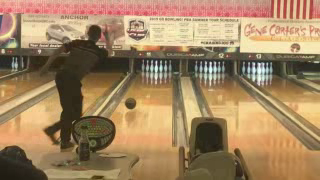
#> input picture frame 30 of lessons/lesson_02/optical_flow_lesson/data/bowling.mp4, 320 x 180 px
$ jupyter execute lesson.ipynb   (shell and % lines are left out)   (older library calls are emulated)
#> lines starting #> are read from the running program, lines starting #| are printed output that depends on the picture
# Разреженный оптический поток Lucas–Kanade

Разберём готовый PyrLK в OpenCV и простую собственную оценку для выбранных точек. Затем применим OpenCV к видео и проверим соответствия вперёд–назад.

[cell 1]
from pathlib import Path
import sys

# Работает при запуске из корня репозитория и из папки этого notebook.
PROJECT = Path("optical_flow_lesson")
if not PROJECT.is_dir():
    PROJECT = Path("lessons/lesson_02/optical_flow_lesson")
if not PROJECT.is_dir():
    PROJECT = Path(".")
sys.path.insert(0, str(PROJECT.resolve()))

import cv2
import numpy as np
import matplotlib.pyplot as plt

DATA = PROJECT / "data"  # Пути отсчитываются от папки notebook.
OUTPUTS = PROJECT / "outputs"

## Изображения и выбор точек

Создадим пару с известным переносом `(dx, dy)`. `goodFeaturesToTrack` выбирает углы: в их окрестностях яркость меняется по двум направлениям. На ровном участке или прямой границе обе компоненты движения определить труднее.

Координаты точек идут в порядке `(x, y)`, индексы изображения — `[y, x]`. OpenCV возвращает точки `float32` формы `(N, 1, 2)`.

[cell 2]
dx, dy = 4, 2  # Перенос вправо и вниз, px. Попробуйте также (12, 6).
rng = np.random.default_rng(7)
noise = rng.uniform(0, 255, (180, 240)).astype(np.float32)
previous = cv2.GaussianBlur(noise, (0, 0), 1.4)  # Размер ядра вычисляется из sigma=1.4.
previous = np.clip((previous - 128) * 3 + 128, 0, 255).astype(np.uint8)
current = cv2.warpAffine(
    previous,
    np.float32([[1, 0, dx], [0, 1, dy]]),  # Матрица переноса 2×3.
    (240, 180),                          # Размер выхода: ширина, высота.
    borderMode=cv2.BORDER_REFLECT_101,    # Дополняем открывшиеся края отражением.
)
mask = np.zeros_like(previous)
mask[24:-24, 24:-24] = 255  # Выбираем точки вдали от отражённых краёв.
points = cv2.goodFeaturesToTrack(
    previous,           # Серый кадр uint8.
    maxCorners=80,      # Верхняя граница числа точек.
    qualityLevel=0.02,  # Порог относительно качества сильнейшего угла.
    minDistance=8,      # Минимальное расстояние между точками, px.
    mask=mask,          # Ненулевые позиции разрешают выбор точки.
)
if points is None:
    raise ValueError("Не найдены характерные точки")
print("Точки:", points.shape, points.dtype)
figure, axes = plt.subplots(1, 2, figsize=(12, 4))
axes[0].imshow(previous, cmap="gray", vmin=0, vmax=255)
axes[0].scatter(points[:, 0, 0], points[:, 0, 1], s=12, c="yellow")
axes[0].set_title("Первый кадр и выбранные точки")
axes[1].imshow(current, cmap="gray", vmin=0, vmax=255)
axes[1].set_title("Второй кадр")
for axis in axes:
    axis.axis("off")
plt.tight_layout()
plt.show()
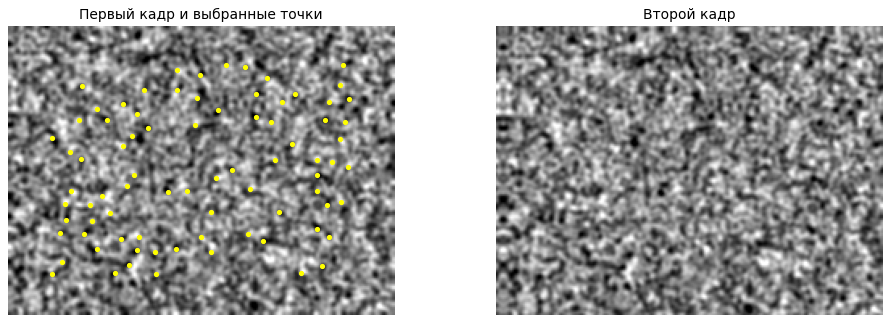
#> figure drawn by matplotlib, 2 panels

## PyrLK без пирамиды и с ней

`winSize` — размер локального окна, а не жёсткая граница смещения. Большое окно даёт больше информации, но может смешивать разные движения. `maxLevel=0` отключает пирамиду, `3` разрешает уровни 0…3; на маленьких изображениях OpenCV может построить меньше уровней.

`criteria` останавливает уточнение по любому включённому условию: достигнут предел итераций или поправка позиции стала меньше epsilon. Epsilon не гарантирует такую же точность ответа.

`status=1` означает принятие результата, а не доказанную правильность. При `flags=0` массив `error` измеряет разность яркостей окон; для отвергнутых точек он не определён. EPE ниже считается отдельно по известному переносу.

[cell 3]
figure, axes = plt.subplots(1, 2, figsize=(12, 4))
for axis, level in zip(axes, [0, 3]):
    next_points, status, error = cv2.calcOpticalFlowPyrLK(
        previous, current,  # Серые кадры одинакового размера и типа.
        points, None,       # Начальные координаты; выходной массив создаст OpenCV.
        winSize=(21, 21),   # Размер окна на каждом уровне.
        maxLevel=level,     # Максимальный индекс уровня, не число уровней.
        criteria=(
            cv2.TERM_CRITERIA_EPS | cv2.TERM_CRITERIA_COUNT,
            30,    # Не более 30 уточнений на уровне.
            0.01,  # Остановка при поправке меньше 0.01 px текущего уровня.
        ),
        flags=0,                # Без переданного начального приближения.
        minEigThreshold=1e-4,    # Порог информативности окна по двум направлениям.
    )
    valid = status.ravel() == 1
    start = points[valid, 0]
    end = next_points[valid, 0]
    movement = end - start  # Векторы (u, v), а не новые координаты.
    epe = np.linalg.norm(movement - [dx, dy], axis=1)
    print(f"L{level}: принято {valid.sum()}/{len(points)}")
    if valid.any():
        print("Медианный вектор:", np.median(movement, axis=0))
        print(f"Медиана EPE: {np.median(epe):.4f} px")
    axis.imshow(previous, cmap="gray", vmin=0, vmax=255)
    axis.scatter(start[:, 0], start[:, 1], s=10, c="yellow")
    # xy учитывает направление осей изображения; scale=1 сохраняет длины в px.
    axis.quiver(start[:, 0], start[:, 1], movement[:, 0], movement[:, 1],
                angles="xy", scale_units="xy", scale=1, color="lime")
    axis.set_title(f"OpenCV L{level}: {valid.sum()}/{len(points)}")
    axis.axis("off")
plt.tight_layout()
plt.show()
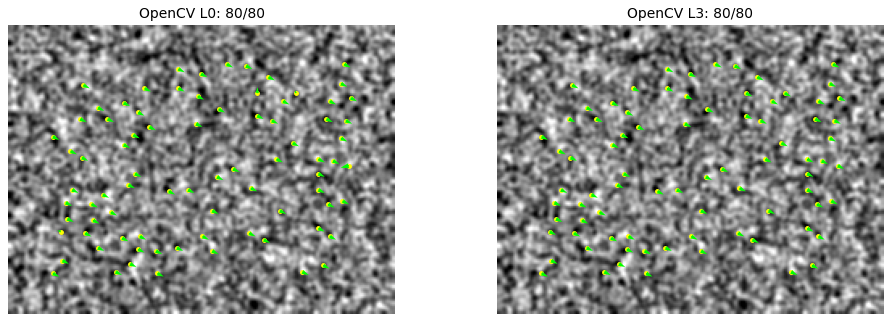
#> figure drawn by matplotlib, 2 panels

## Своя минимальная версия LK

Яркость примерно сохраняется: `Ix*u + Iy*v = -It`. Одна точка даёт одно уравнение, окно — много уравнений с двумя неизвестными. Собираем градиенты в матрицу `A` и решаем `(A.T @ A) movement = -A.T @ It`.

Ниже один шаг линеаризации около нулевого движения: без пирамиды и итеративного совмещения. Поэтому проверяем малый перенос `(0.5, 0.25)`. Маска `valid` проверяет информативность окна, но не гарантирует точность найденного смещения.

[cell 4]
def lucas_kanade(previous, current, points, window_size=21):
    """Один линейный шаг LK для выбранных точек, без пирамиды и итераций."""
#> called with points = array of shape (80, 1, 2), window_size = 21
    first = previous.astype(np.float32) / 255
    second = current.astype(np.float32) / 255
    # Собель: float32, производные по x и y, ядро 3×3, нормировка 1/8.
    gx = cv2.Sobel(first, cv2.CV_32F, 1, 0, ksize=3, scale=1 / 8)
    gy = cv2.Sobel(first, cv2.CV_32F, 0, 1, ksize=3, scale=1 / 8)
    temporal = second - first
    points = np.asarray(points, dtype=np.float32).reshape(-1, 2)
    next_points = points.copy()
    valid = np.zeros(len(points), dtype=bool)
    radius = window_size // 2 + 1
    height, width = first.shape
    for index, (x, y) in enumerate(points):
        # Полное окно и производные должны помещаться в исходный кадр.
        if not (radius <= x < width - radius and radius <= y < height - radius):
            continue
        center = (float(x), float(y))
        size = (window_size, window_size)
        # getRectSubPix вырезает окно с дробным центром, интерполируя значения.
        ix = cv2.getRectSubPix(gx, size, center).ravel()
        iy = cv2.getRectSubPix(gy, size, center).ravel()
        it = cv2.getRectSubPix(temporal, size, center).ravel()
        A = np.column_stack([ix, iy])  # По уравнению Ix*u + Iy*v = -It на пиксель.
        H = A.T @ A                   # Матрица системы 2×2.
        if np.linalg.eigvalsh(H)[0] / window_size**2 < 1e-5:
            continue  # Ровный участок или граница не задают обе компоненты.
        movement = np.linalg.solve(H, -A.T @ it)  # Наименьшие квадраты, без inverse.
        end = points[index] + movement
        if np.isfinite(end).all() and 0 <= end[0] < width and 0 <= end[1] < height:
            next_points[index] = end
            valid[index] = True
    return next_points, valid

# Малый перенос: один линейный шаг рассчитан на малое движение.
own_shift = np.float32([0.5, 0.25])
small_current = cv2.warpAffine(
    previous, np.float32([[1, 0, own_shift[0]], [0, 1, own_shift[1]]]),
    (previous.shape[1], previous.shape[0]), borderMode=cv2.BORDER_REFLECT_101,
)
own_points, own_valid = lucas_kanade(previous, small_current, points)
cv_points, cv_status, _ = cv2.calcOpticalFlowPyrLK(
    previous, small_current, points, None, winSize=(21, 21), maxLevel=0,
    criteria=(cv2.TERM_CRITERIA_EPS | cv2.TERM_CRITERIA_COUNT, 30, 0.01),
)
# Ошибки обоих методов измеряем на одном наборе принятых точек.
common = own_valid & (cv_status.ravel() == 1)
for name, found in [("Своя LK", own_points), ("OpenCV L0", cv_points[:, 0])]:
    if common.any():
        movement = found[common] - points[common, 0]
        error = np.linalg.norm(movement - own_shift, axis=1)
        print(name, "медианный вектор:", np.median(movement, axis=0),
              f"EPE: {np.median(error):.4f} px; точек: {common.sum()}")
    else:
        print(name, "нет общих принятых точек")

## Применение к видео

Измените `frame` и `gap`, затем повторно выполните ячейку. `gap` — расстояние между исходными кадрами; вектор измеряется в пикселях за этот интервал. Точки для каждой пары выбираются заново: непрерывные траектории здесь не ведутся. На видео истинный поток неизвестен, поэтому EPE не считаем.

[cell 5]
clip, frame, gap = "bowling", 30, 5  # Можно выбрать archery, gap=1 или gap=5.
capture = cv2.VideoCapture(str(DATA / f"{clip}.mp4"))
try:
    capture.set(cv2.CAP_PROP_POS_FRAMES, frame)  # Индекс первого кадра.
    ok_first, first = capture.read()
#> first is the input picture: shape (180, 320, 3); mean B, G, R 96.7, 131.9, 161.3
    capture.set(cv2.CAP_PROP_POS_FRAMES, frame + gap)  # Индекс второго кадра.
    ok_second, second = capture.read()
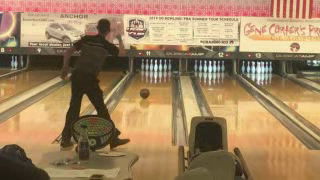
#> input picture frame 35 of lessons/lesson_02/optical_flow_lesson/data/bowling.mp4, 320 x 180 px
#> second is the input picture: shape (180, 320, 3); mean B, G, R 96, 131.4, 160.7
finally:
    capture.release()  # Освобождаем файл даже при ошибке чтения.
if not (ok_first and ok_second):
    raise ValueError("Не удалось прочитать выбранную пару кадров")
previous = cv2.cvtColor(first, cv2.COLOR_BGR2GRAY)  # BGR → один канал яркости.
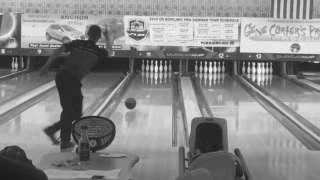
#> previous: shape (180, 320); min 28, max 250, mean 136.6
current = cv2.cvtColor(second, cv2.COLOR_BGR2GRAY)
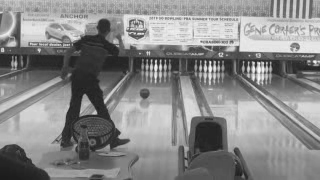
#> current: shape (180, 320); min 26, max 252, mean 136.1
points = cv2.goodFeaturesToTrack(
    previous, maxCorners=80, qualityLevel=0.02, minDistance=8,
)
#> points = 80 rows, first 8: [258, 63], [210, 62], [156, 60], [238, 47], [253, 80], [96, 43], [3, 52], [265, 68]
if points is None:
    raise ValueError("Не найдены характерные точки")
next_points, status, error = cv2.calcOpticalFlowPyrLK(
    previous, current, points, None,
    winSize=(21, 21), maxLevel=3,  # Локальное окно и разрешённые уровни 0…3.
    criteria=(cv2.TERM_CRITERIA_EPS | cv2.TERM_CRITERIA_COUNT, 30, 0.01),
)
#> next_points = 80 rows, first 8: [257.6, 62.22], [209.6, 61.16], [155.6, 59.06], [237.6, 46.16], [252.6, 79.13], [105.8, 37.81], [2.48, 50.77], [264.6, 67.17]; status = 80 values from 1 to 1; error = 80 values, max 45.09 at index 16, min 3.1 at index 67, mean 11.2
valid = status.ravel() == 1
start, end = points[valid, 0], next_points[valid, 0]
#> start = 80 pairs, first value 1 to 314, second value 16 to 177; end = 80 pairs, first value 0.64 to 312.8, second value 12.26 to 175.9
movement = end - start
#> movement = 80 pairs, first value -1.16 to 31.98, second value -5.74 to 15.46
plt.figure(figsize=(10, 5))
plt.imshow(cv2.cvtColor(first, cv2.COLOR_BGR2RGB))  # RGB нужен для Matplotlib.
plt.scatter(start[:, 0], start[:, 1], s=10, c="yellow")
plt.quiver(start[:, 0], start[:, 1], movement[:, 0], movement[:, 1],
           angles="xy", scale_units="xy", scale=1, color="lime")
plt.title(f"Принято {valid.sum()}/{len(points)}; gap={gap}")
plt.axis("off")
plt.tight_layout()
plt.show()
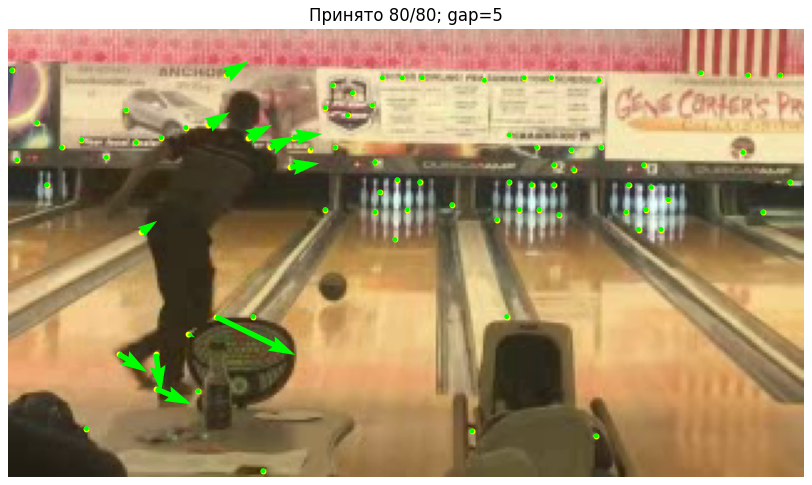
#> figure drawn by matplotlib, 1 panel

## Проверка вперёд–назад

Запустим тот же метод из найденных позиций второго кадра обратно в первый. Оставим точки с принятым обратным поиском и ошибкой возврата меньше 1 px. Малая ошибка означает согласованность, но не гарантирует истинное соответствие. Повторяющаяся текстура может обмануть оба направления.

[cell 6]
# Используем результат предыдущей ячейки с видео.
indices = np.flatnonzero(valid)
#> indices = 80 values from 0 to 79
consistent = np.zeros(len(points), dtype=bool)
if len(indices):
    returned, back_status, _ = cv2.calcOpticalFlowPyrLK(
        current, previous,           # Обратный порядок кадров.
        next_points[indices], None,  # Стартуем с найденных позиций второго кадра.
        winSize=(21, 21), maxLevel=3,
        criteria=(cv2.TERM_CRITERIA_EPS | cv2.TERM_CRITERIA_COUNT, 30, 0.01),
    )
#> returned = 80 rows, first 8: [258, 63.01], [210, 62.01], [156, 60.01], [238, 47], [253, 80], [96.41, 42.9], [2.97, 52], [265, 68.01]; back_status = 80 values from 1 to 1
    return_error = np.linalg.norm(returned[:, 0] - points[indices, 0], axis=1)
#> return_error = 80 values, max 45.08 at index 76, min 0.000365 at index 48, mean 2
    consistent[indices] = (back_status.ravel() == 1) & (return_error < 1)
print(f"До проверки: {valid.sum()}, после: {consistent.sum()}")
#| До проверки: 80, после: 67
start, end = points[consistent, 0], next_points[consistent, 0]
#> start = 67 pairs, first value 1 to 314, second value 16 to 177; end = 67 pairs, first value 0.64 to 312.8, second value 12.26 to 175.9
movement = end - start
#> movement = 67 pairs, first value -1.16 to 9.76, second value -5.74 to 0.37
plt.figure(figsize=(10, 5))
plt.imshow(cv2.cvtColor(first, cv2.COLOR_BGR2RGB))
plt.scatter(start[:, 0], start[:, 1], s=10, c="yellow")
plt.quiver(start[:, 0], start[:, 1], movement[:, 0], movement[:, 1],
           angles="xy", scale_units="xy", scale=1, color="lime")
plt.title("После проверки возврата")
plt.axis("off")
plt.tight_layout()
plt.show()

## Видео целиком

Два готовых ролика: боулинг и стрельба из лука. Слева — OpenCV без пирамиды (L0), справа — с пирамидой (L3). Жёлтые точки — исходные позиции, зелёные стрелки — смещения в масштабе 1:1.

В этих роликах `gap=5`: движение измеряется через пять исходных кадров, чтобы стрелки были заметнее. Точки выбираются заново для каждой пары; это не непрерывные траектории. Нажмите ▶ в плеере. Для соседних кадров замените `gap=5` на `gap=1` в ячейке ниже.

[cell 7]
from IPython.display import Video, Markdown, display

gap = 5  # Интервал между исходными кадрами; 1 — соседние кадры.
for clip in ["bowling", "archery"]:
    path = OUTPUTS / f"{clip}_gap{gap}.mp4"
    display(Markdown(f"**{clip}: OpenCV L0 / L3, gap={gap}**"))
    # embed=True сохраняет ролик внутри notebook, width задаёт ширину плеера.
    display(Video(str(path), embed=True, width=640))

$ run again, starting later in the video
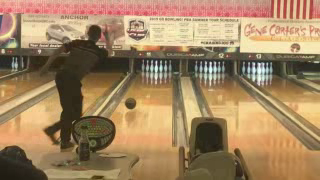
#> input picture frame 30 of lessons/lesson_02/optical_flow_lesson/data/bowling.mp4, 320 x 180 px
#> first is the input picture: shape (180, 320, 3); mean B, G, R 96.7, 131.9, 161.3
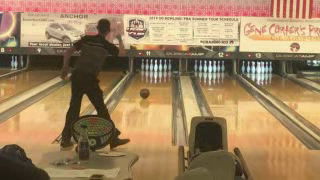
#> input picture frame 35 of lessons/lesson_02/optical_flow_lesson/data/bowling.mp4, 320 x 180 px
#> second is the input picture: shape (180, 320, 3); mean B, G, R 96, 131.4, 160.7
#> points = 80 rows, first 8: [258, 63], [210, 62], [156, 60], [238, 47], [253, 80], [96, 43], [3, 52], [265, 68]
#> next_points = 80 rows, first 8: [257.6, 62.22], [209.6, 61.16], [155.6, 59.06], [237.6, 46.16], [252.6, 79.13], [105.8, 37.81], [2.48, 50.77], [264.6, 67.17]; status = 80 values from 1 to 1; error = 80 values, max 45.09 at index 16, min 3.1 at index 67, mean 11.2
#> `start, end = points[valid, 0], next_points[valid, 0]`: start = 80 pairs, first value 1 to 314, second value 16 to 177; end = 80 pairs, first value 0.64 to 312.8, second value 12.26 to 175.9
#> `movement = end - start`: movement = 80 pairs, first value -1.16 to 31.98, second value -5.74 to 15.46
#> indices = 80 values from 0 to 79
#> returned = 80 rows, first 8: [258, 63.01], [210, 62.01], [156, 60.01], [238, 47], [253, 80], [96.41, 42.9], [2.97, 52], [265, 68.01]; back_status = 80 values from 1 to 1
#> return_error = 80 values, max 45.08 at index 76, min 0.000365 at index 48, mean 2
#| До проверки: 80, после: 67
#> `start, end = points[consistent, 0], next_points[consistent, 0]`: start = 67 pairs, first value 1 to 314, second value 16 to 177; end = 67 pairs, first value 0.64 to 312.8, second value 12.26 to 175.9
#> `movement = end - start`: movement = 67 pairs, first value -1.16 to 9.76, second value -5.74 to 0.37

$ run again, starting later in the video
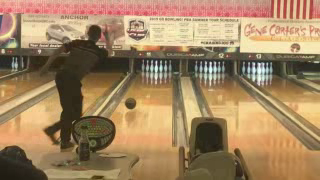
#> input picture frame 30 of lessons/lesson_02/optical_flow_lesson/data/bowling.mp4, 320 x 180 px
#> first is the input picture: shape (180, 320, 3); mean B, G, R 96.7, 131.9, 161.3
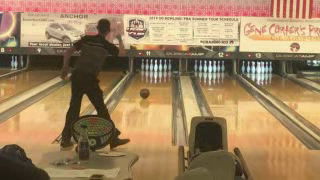
#> input picture frame 35 of lessons/lesson_02/optical_flow_lesson/data/bowling.mp4, 320 x 180 px
#> second is the input picture: shape (180, 320, 3); mean B, G, R 96, 131.4, 160.7
#> points = 80 rows, first 8: [258, 63], [210, 62], [156, 60], [238, 47], [253, 80], [96, 43], [3, 52], [265, 68]
#> next_points = 80 rows, first 8: [257.6, 62.22], [209.6, 61.16], [155.6, 59.06], [237.6, 46.16], [252.6, 79.13], [105.8, 37.81], [2.48, 50.77], [264.6, 67.17]; status = 80 values from 1 to 1; error = 80 values, max 45.09 at index 16, min 3.1 at index 67, mean 11.2
#> `start, end = points[valid, 0], next_points[valid, 0]`: start = 80 pairs, first value 1 to 314, second value 16 to 177; end = 80 pairs, first value 0.64 to 312.8, second value 12.26 to 175.9
#> `movement = end - start`: movement = 80 pairs, first value -1.16 to 31.98, second value -5.74 to 15.46
#> indices = 80 values from 0 to 79
#> returned = 80 rows, first 8: [258, 63.01], [210, 62.01], [156, 60.01], [238, 47], [253, 80], [96.41, 42.9], [2.97, 52], [265, 68.01]; back_status = 80 values from 1 to 1
#> return_error = 80 values, max 45.08 at index 76, min 0.000365 at index 48, mean 2
#| До проверки: 80, после: 67
#> `start, end = points[consistent, 0], next_points[consistent, 0]`: start = 67 pairs, first value 1 to 314, second value 16 to 177; end = 67 pairs, first value 0.64 to 312.8, second value 12.26 to 175.9
#> `movement = end - start`: movement = 67 pairs, first value -1.16 to 9.76, second value -5.74 to 0.37
